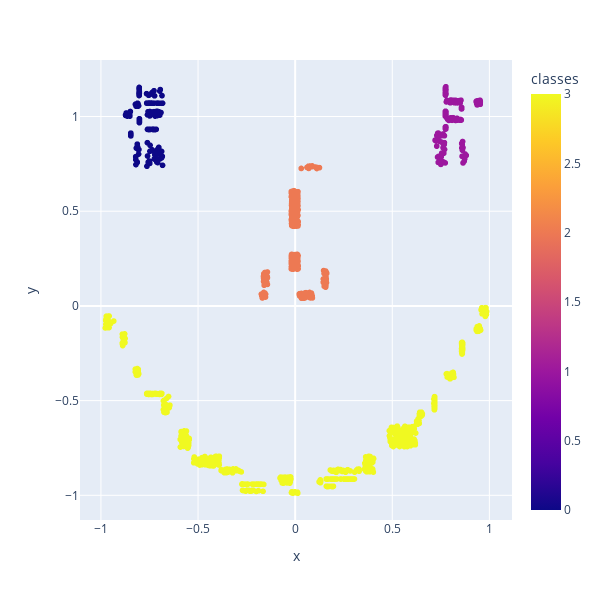

Notebook code cell kept with this figure:
### Code cell
fig = px.scatter(gen, x = 'x', y = 'y', color = 'classes', width = 600, height = 600)
fig

### Figure 1 — Plotly figure (JSON) as saved in the notebook; plotly's stock layout.template omitted (floating-point values rounded to 4 significant figures; data arrays with more than 128 entries replaced by an {"elided": "..."} marker saying what was removed)
{"data": [{"hovertemplate": "x=%{x}<br>y=%{y}<br>classes=%{marker.color}<extra></extra>", "legendgroup": "", "marker": {"color": {"elided": "2000 int values"}, "coloraxis": "coloraxis", "symbol": "circle"}, "mode": "markers", "name": "", "showlegend": false, "type": "scattergl", "x": {"elided": "2000 float values"}, "xaxis": "x", "y": {"elided": "2000 float values"}, "yaxis": "y"}], "layout": {"coloraxis": {"colorbar": {"title": {"text": "classes"}}, "colorscale": [[0, "#0d0887"], [0.1111, "#46039f"], [0.2222, "#7201a8"], [0.3333, "#9c179e"], [0.4444, "#bd3786"], [0.5556, "#d8576b"], [0.6667, "#ed7953"], [0.7778, "#fb9f3a"], [0.8889, "#fdca26"], [1, "#f0f921"]]}, "height": 600, "legend": {"tracegroupgap": 0}, "margin": {"t": 60}, "width": 600, "xaxis": {"anchor": "y", "autorange": true, "domain": [0, 1], "range": [-1.108, 1.117], "title": {"text": "x"}, "type": "linear"}, "yaxis": {"anchor": "x", "autorange": true, "domain": [0, 1], "range": [-1.13, 1.298], "title": {"text": "y"}, "type": "linear"}}}
